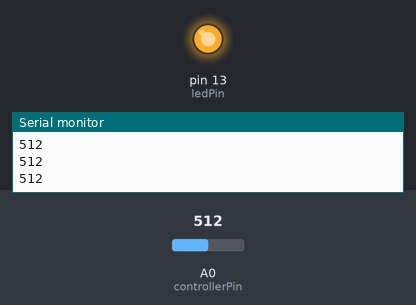
Recording of a sketch running on a simulated Arduino Uno, built with avr-gcc and run on an emulated ATmega328P. Parts: output pins drawn as LEDs (lit = HIGH), the last lines printed to the serial monitor. The test bench sets the inputs (shaded band); at power-on: A0 (controllerPin) = 512.

Above: at 1.2 s.
1.3 s: A0 (controllerPin) set to 520
At 2.5 s:
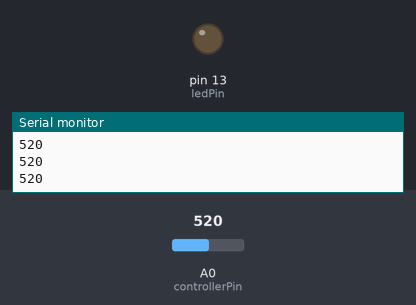
2.8 s: A0 (controllerPin) set to 511
At 3.9 s:
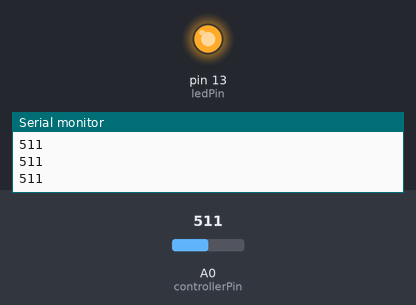
4.3 s: A0 (controllerPin) set to 716
At 5.0 s:
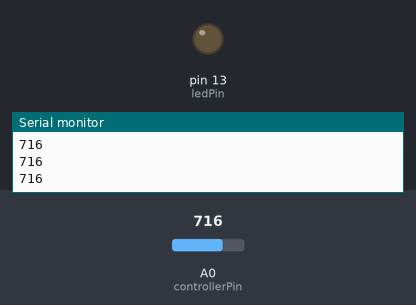
Timing chart, 0 to 7.3 s (numbered marks = the images above; inputs shaded):
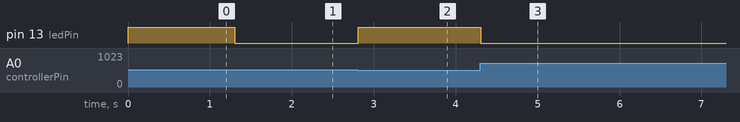

The sketch:

GuangmindianzuLed.ino
```cpp
//GuangmindianzuLed.ino
/*
	使用光敏电阻在模拟pin读出结果，控制LED的亮度

	亮越亮，电阻越大
*/

int ledPin = 13;
int controllerPin = 0;

void setup() {
  // put your setup code here, to run once:
  pinMode(ledPin, OUTPUT);
  pinMode(controllerPin, INPUT);
  Serial.begin(9600);
}

void loop() {
	int val = analogRead(controllerPin);
	Serial.println(val);
	if(val > 512)
		digitalWrite(ledPin, LOW);
	else
		digitalWrite(ledPin, HIGH);

}
```

Measured:
- the behaviour switches between 512 and 513 on A0 (controllerPin) (found by bisection; images 0 and 1)
- after the input at 1.3 s, pin 13 (ledPin): HIGH → LOW at once
- after the input at 2.8 s, pin 13 (ledPin): LOW → HIGH at once
- after the input at 4.3 s, pin 13 (ledPin): HIGH → LOW at once
